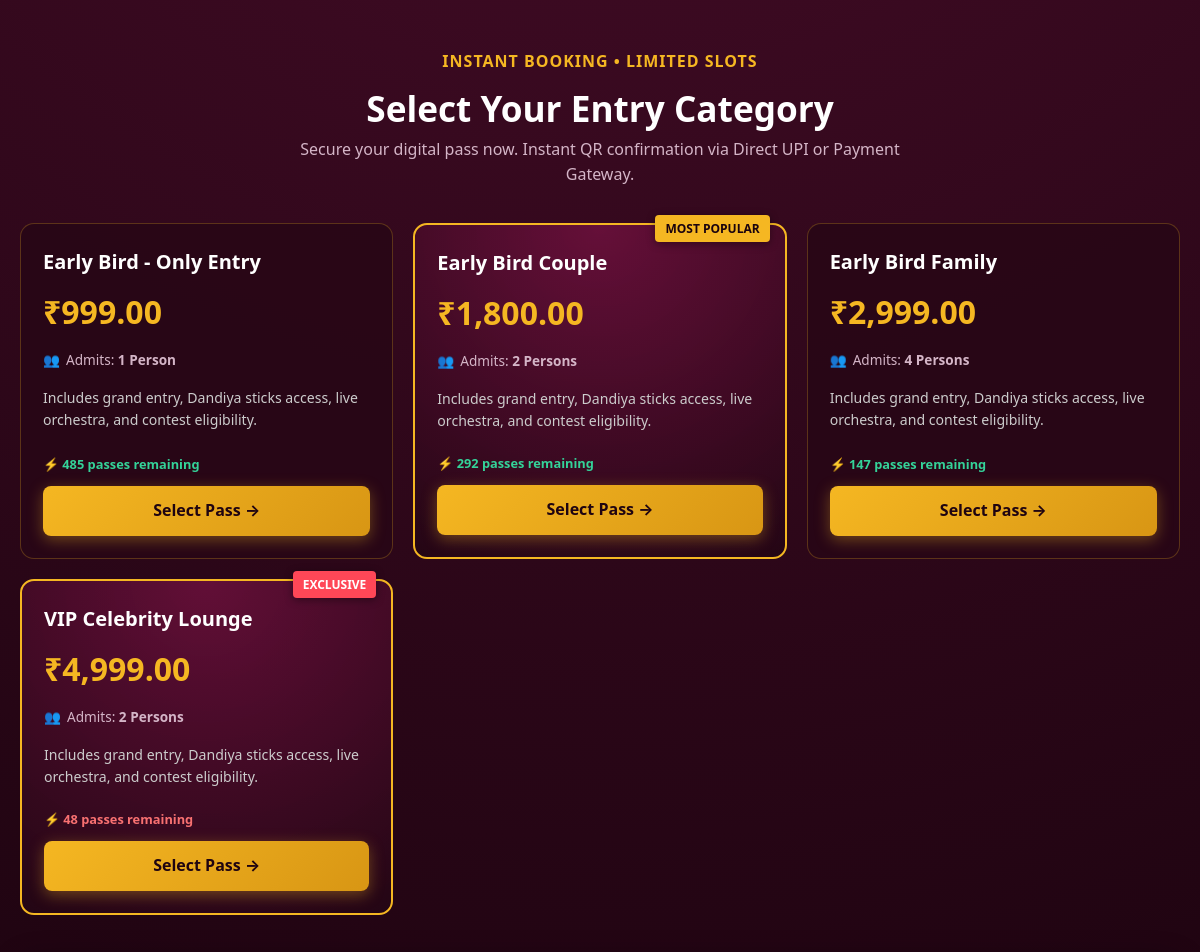
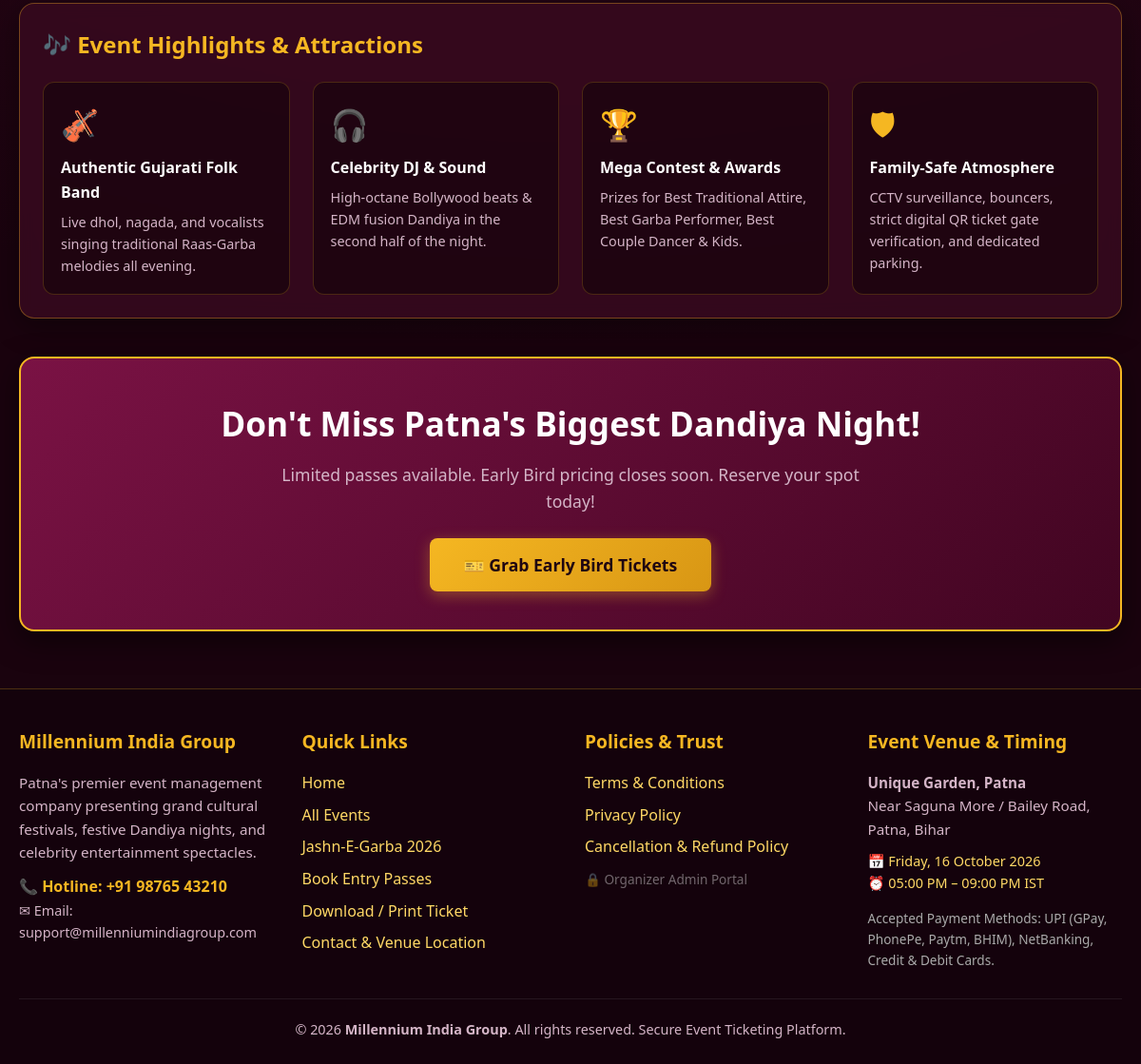
Before: / (lower part) with the older database file (2 pictures, top to bottom).
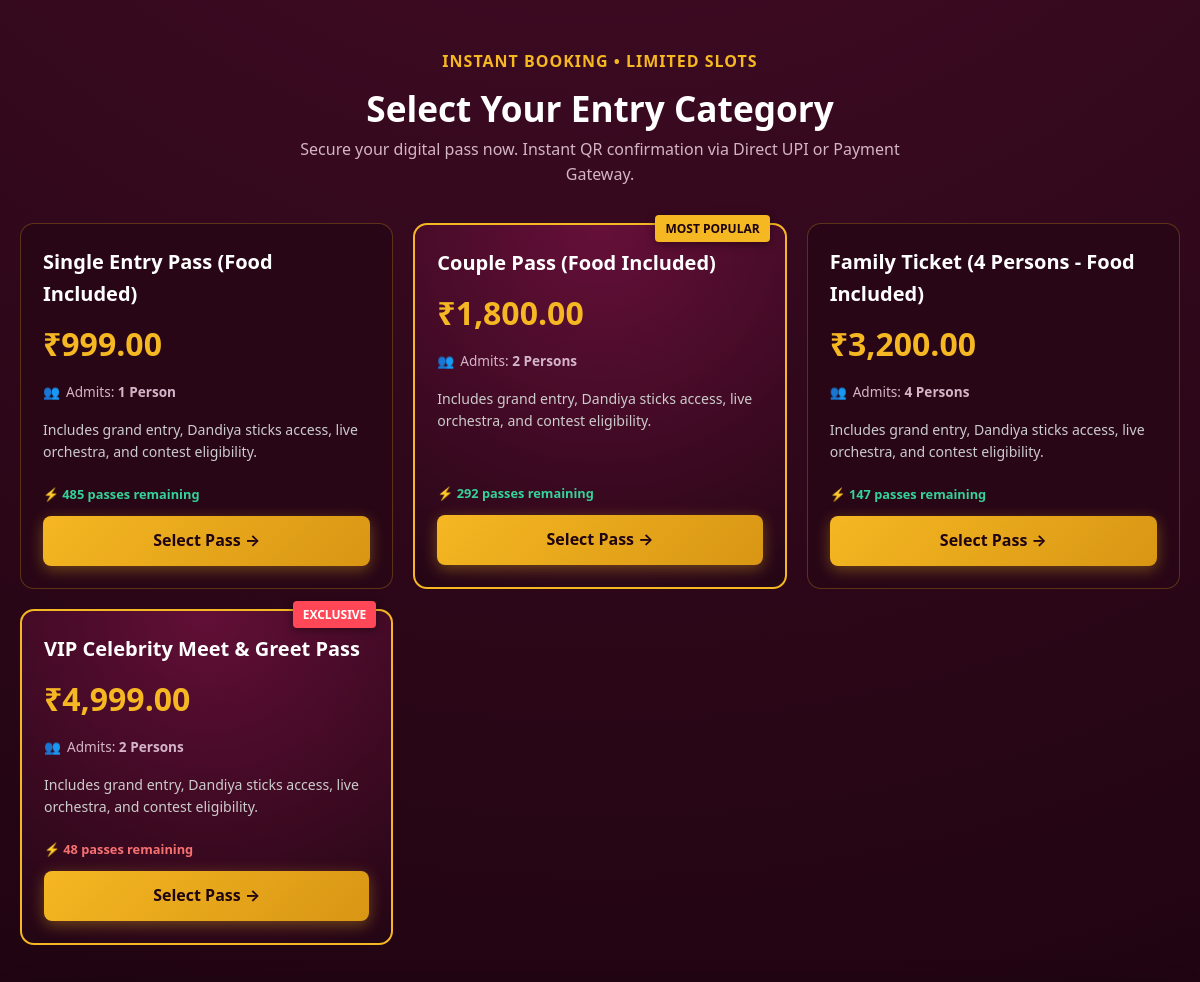
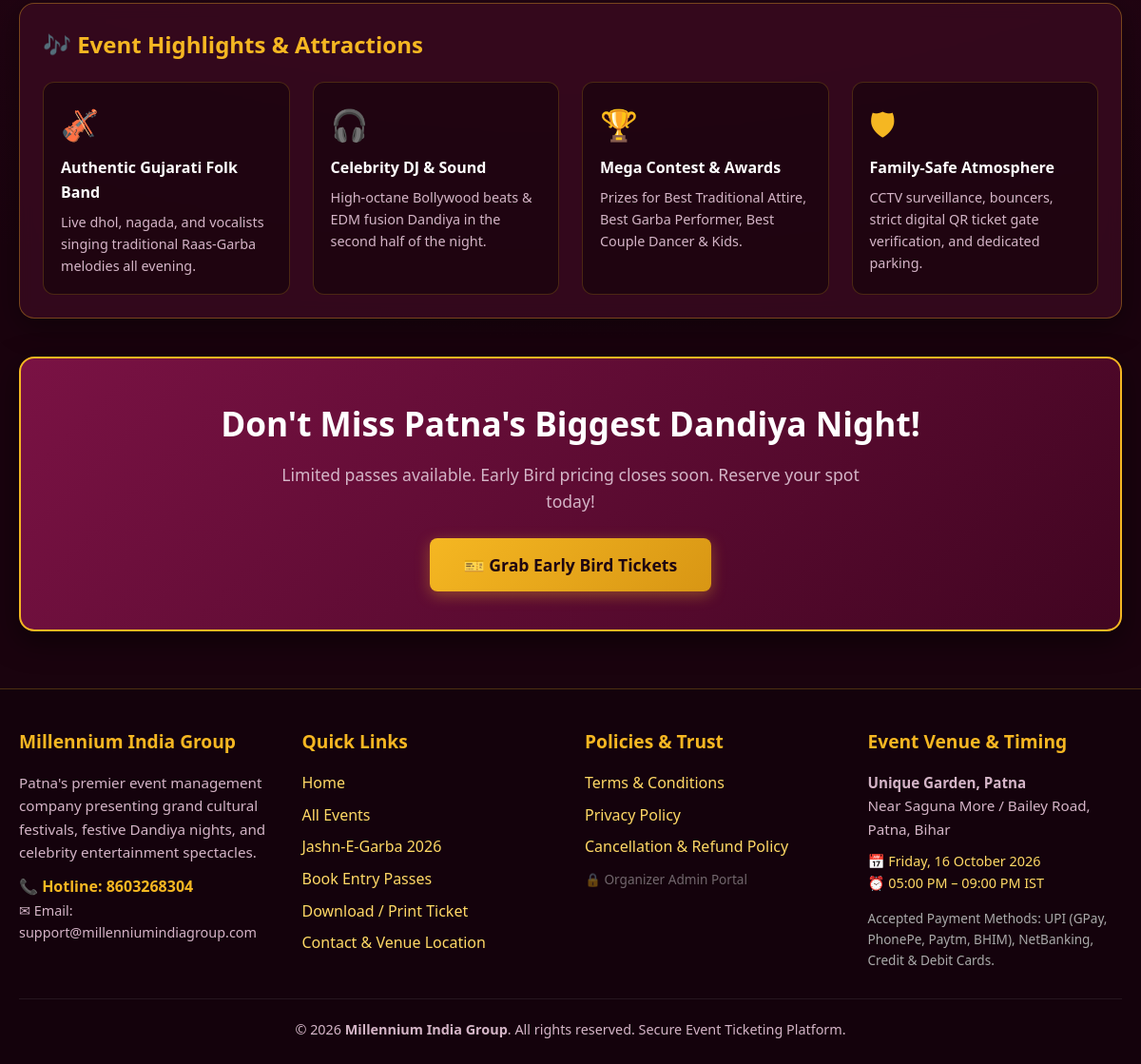
After: the same page with the newer database file (2 pictures, top to bottom).
### tables this page shows
CREATE TABLE `ticket_categories` (
  `id` INT AUTO_INCREMENT PRIMARY KEY,
  `event_id` INT NOT NULL,
  `name` VARCHAR(100) NOT NULL,
  `price` DECIMAL(10,2) NOT NULL,
  `people_allowed` INT DEFAULT 1,
  `total_quantity` INT NOT NULL,
  `available_quantity` INT NOT NULL,
  `status` ENUM('active', 'sold_out', 'hidden') DEFAULT 'active',
  INDEX `idx_event_id` (`event_id`),
  FOREIGN KEY (`event_id`) REFERENCES `events`(`id`) ON DELETE CASCADE
);

### config/functions.php (called while the page is built, shortened)
<?php
function e(?string $value): string {
    return htmlspecialchars($value ?? '', ENT_QUOTES, 'UTF-8');
}
function format_inr($amount): string {
    return '₹' . number_format((float)$amount, 2);
}
function get_setting(string $key, string $default = ''): string {
    static $settingsCache = null;
    if ($settingsCache === null) {
        try {
            $db = getDB();
            $stmt = $db->query("SELECT setting_key, setting_value FROM site_settings");
            $settingsCache = [];
            while ($row = $stmt->fetch()) {
                $settingsCache[$row['setting_key']] = $row['setting_value'];
            }
        } catch (PDOException $e) {
            error_log('[get_setting error]: ' . $e->getMessage());
            return $default;
        }
    }
    return $settingsCache[$key] ?? $default;
}
function get_event($idOrSlug): ?array {
    try {
        $db = getDB();
        if (is_numeric($idOrSlug)) {
            $stmt = $db->prepare("SELECT * FROM events WHERE id = :id LIMIT 1");
            $stmt->execute([':id' => (int)$idOrSlug]);
        } else {
            $stmt = $db->prepare("SELECT * FROM events WHERE slug = :slug LIMIT 1");
            $stmt->execute([':slug' => $idOrSlug]);
        }
        $event = $stmt->fetch();
        return $event ?: null;
    } catch (PDOException $e) {
        error_log('[get_event error]: ' . $e->getMessage());
        return null;
    }
}
function get_event_categories(int $eventId, bool $activeOnly = true): array {
    try {
        $db = getDB();
        $sql = "SELECT * FROM ticket_categories WHERE event_id = :event_id";
        if ($activeOnly) {
            $sql .= " AND status = 'active'";
        }
        $sql .= " ORDER BY price ASC";
        $stmt = $db->prepare($sql);
        $stmt->execute([':event_id' => $eventId]);
        return $stmt->fetchAll() ?: [];
    } catch (PDOException $e) {
        error_log('[get_event_categories error]: ' . $e->getMessage());
        return [];
    }
}

### index.php (the view, shortened to what the changed rows need)
<?php
require_once __DIR__ . '/config/functions.php';
$event = get_event(1);
$categories = $event ? get_event_categories($event['id']) : [];
include __DIR__ . '/includes/header.php';
?>
<div class="container" style="padding-top: 50px; padding-bottom: 60px;">
    <div style="text-align: center; margin-bottom: 35px;">
        <h2 style="font-size: 2.2rem; font-weight: 800; color: #fff; margin-top: 6px;">Select Your Entry Category</h2>
    </div>
    <div class="tickets-grid">
        <?php foreach ($categories as $cat): ?>
            <?php
                $isCouple = stripos($cat['name'], 'Couple') !== false;
                $isVip = stripos($cat['name'], 'VIP') !== false;
            ?>
            <div class="ticket-item <?= ($isCouple || $isVip) ? 'featured' : '' ?>">
                <?php if ($isCouple): ?>
                    <div class="featured-ribbon">Most Popular</div>
                <?php elseif ($isVip): ?>
                    <div class="featured-ribbon" style="background:#ff4757; color:#fff;">Exclusive</div>
                <?php endif; ?>
                <div>
                    <h3 class="ticket-title"><?= e($cat['name']) ?></h3>
                    <div class="ticket-price"><?= format_inr($cat['price']) ?></div>
                    <div class="ticket-capacity">
                        <span>&#128101;</span>
                        <span>Admits: <strong><?= (int)$cat['people_allowed'] ?> Person<?= $cat['people_allowed'] > 1 ? 's' : '' ?></strong></span>
                    </div>
                    <p style="font-size: 0.88rem; color: #ccc; margin-bottom: 20px;">
                        Includes grand entry, Dandiya sticks access, live orchestra, and contest eligibility.
                    </p>
                </div>
                <div>
                    <div style="font-size:0.8rem; color: <?= $cat['available_quantity'] < 50 ? '#f87171' : '#34d399' ?>; margin-bottom: 12px; font-weight: 600;">
                        &#9889; <?= (int)$cat['available_quantity'] ?> passes remaining
                    </div>
                    <a href="<?= BASE_URL ?>/booking.php?event_id=<?= $event['id'] ?>&cat=<?= $cat['id'] ?>" class="btn btn-primary btn-block">
                        Select Pass &rarr;
                    </a>
                </div>
            </div>
        <?php endforeach; ?>
    </div>
    <div style="background: linear-gradient(135deg, #7a1244, #410521); border: 2px solid var(--gold-accent); border-radius: 16px; padding: 40px 20px; text-align: center; margin-top: 40px; box-shadow: 0 10px 30px rgba(0,0,0,0.5);">
        <h2 style="font-size: 2.2rem; color: #fff; margin-bottom: 12px;">Don't Miss Patna's Biggest Dandiya Night!</h2>
    </div>
</div>
<?php include __DIR__ . '/includes/footer.php'; ?>

### includes/footer.php (shortened to what the changed rows need)
    <footer>
        <div class="container">
            <div class="footer-grid">
                <div class="footer-col">
                    <h4>Millennium India Group</h4>
                    <p style="font-size: 0.95rem; line-height: 1.6; margin-bottom: 12px;">
                        Patna's premier event management company presenting grand cultural festivals, festive Dandiya nights, and celebrity entertainment spectacles.
                    </p>
                    <p style="color: var(--gold-accent); font-weight: 600;">
                        &#128222; Hotline: <?= e(get_setting('contact_phone', '+91 98765 43210')) ?>
                    </p>
                    <p style="font-size: 0.9rem;">
                        &#9993; Email: <?= e(get_setting('contact_email', 'support@millenniumindiagroup.com')) ?>
                    </p>
                </div>
            </div>
        </div>
    </footer>
</body>
</html>

Changed rows visible on the page:
changed ticket_categories: name "Early Bird - Only Entry" → "Single Entry Pass (Food Included)"
changed ticket_categories: name "Early Bird Couple" → "Couple Pass (Food Included)"
changed ticket_categories: name "Early Bird Family" → "Family Ticket (4 Persons - Food Included)"; price "₹2,999.00" → "₹3,200.00"
changed ticket_categories: name "VIP Celebrity Lounge" → "VIP Celebrity Meet & Greet Pass"
Other visible differences:
get_setting('contact_phone', '+91 98765 43210'): "+91 98765 43210" → "8603268304"
